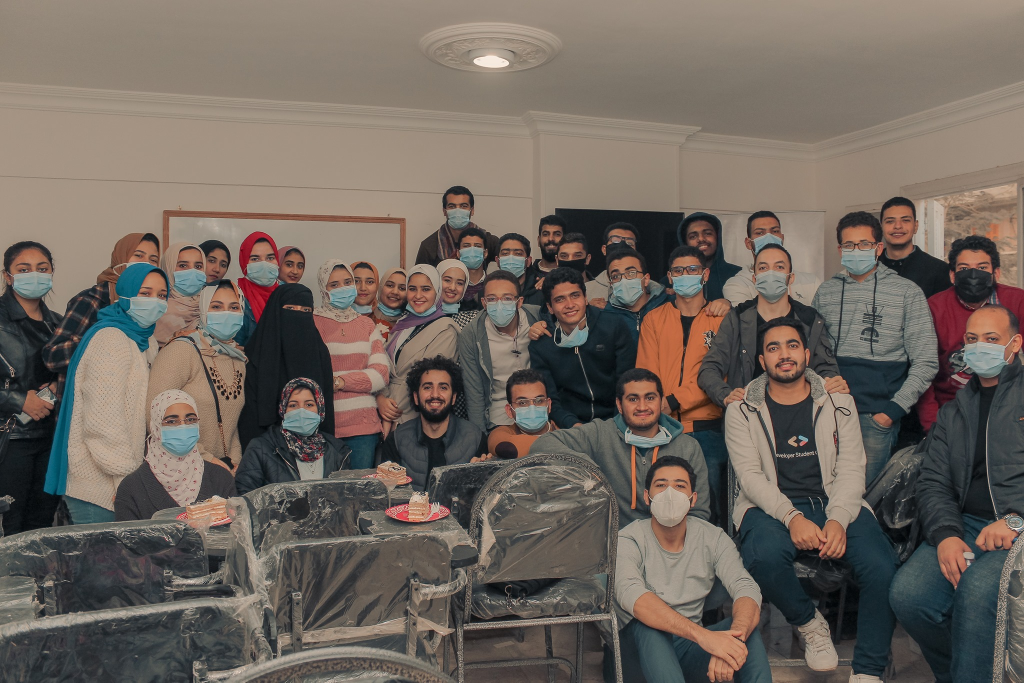
#> input picture Practical/1.jpg, 2048 x 1365 px, found by its file name (shown at 1/2 size)
$ python ImageManip.py
#> lines starting #> are read from the running program, lines starting #| are printed output that depends on the picture
# ------------------------
# Image Manipulation #
# ------------------------
from PIL import Image

im = Image.open(r"C:\Users\AUC\Documents\PyProjects\Practical\1.jpg")
#> im is the input picture: PIL image 2048x1365 RGB; mean R, G, B 111, 101.3, 93.2

im.show()

mybox = ((700, 300, 1500, 1000))
newimg = im.crop(mybox)
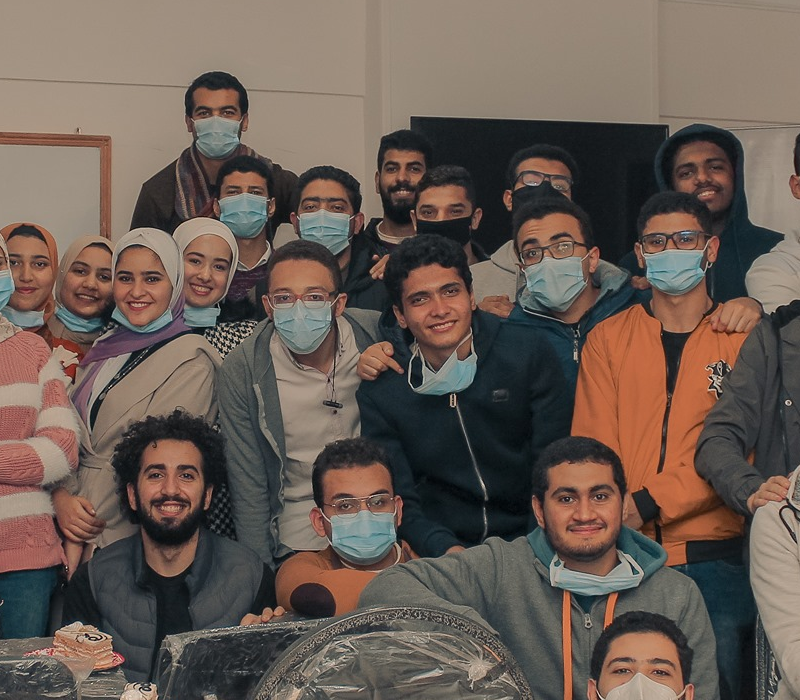
#> newimg: PIL image 800x700 RGB; mean R, G, B 105.7, 91.8, 83.3
newimg.show()
# newimg.save(r"C:\Users\AUC\Documents\PyProjects\Practical\1231.jpg")
